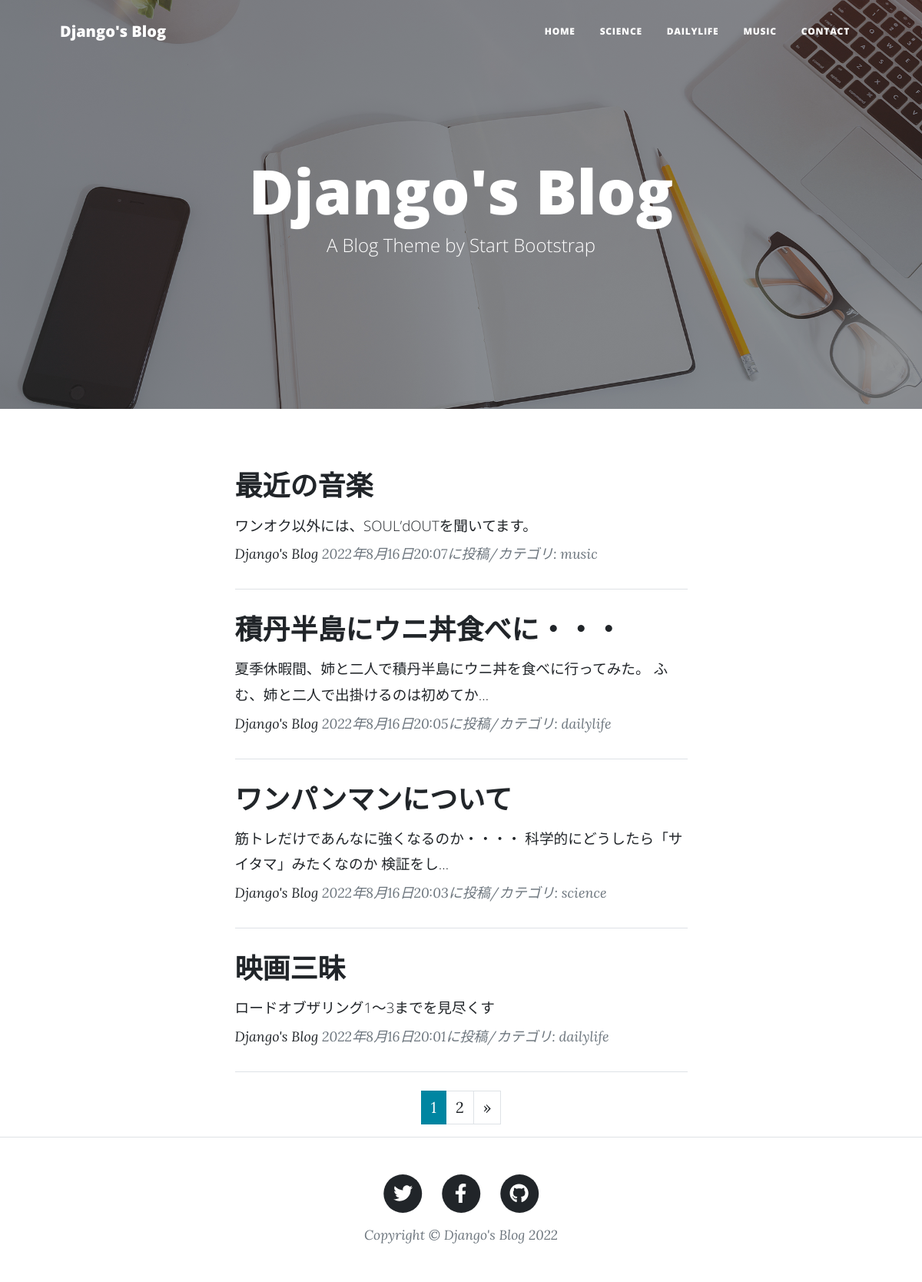
The page / on the database its author committed.
### blogapp/models.py (models this page shows, shortened)
class BlogPost(models.Model):
    CATEGORY = (('science', '科学について'), ('dailylife', '日常について'), ('music', '音楽について'))
    title = models.CharField(
        verbose_name = 'タイトル', # フィールドタイトル
        max_length=200 # 最大文字数200
        )
    content = models.TextField(
        verbose_name= '本文' # フィールドタイトル
        )
    posted_at = models.DateTimeField(
        verbose_name='カテゴリ', # フィールドタイトル
        auto_now_add=True # 日時自動追加
        )
    category = models.CharField(
        verbose_name= 'カテゴリ', # フィールドタイトル
        max_length=50, choices=CATEGORY # 最大文字数50
        )

### blogapp/views.py (the view)
# urls.py: path('', views.IndexView.as_view(), name='index'),
class IndexView(ListView):
    template_name = 'index.html'
    context_object_name = 'orderby_records'
    queryset = BlogPost.objects.order_by('-posted_at')
    paginate_by = 4

### blogapp/templates/index.html (shortened to what this page needs)
{% extends 'base.html' %}
{% load static %}
        {% block header %}
        <header class="masthead"
                style="background-image: url({% static 'assets/img/home-bg.jpg' %})">
            <div class="container position-relative px-4 px-lg-5">
                <div class="row gx-4 gx-lg-5 justify-content-center">
                    <div class="col-md-10 col-lg-8 col-xl-7">
                        <div class="site-heading">
                            <h1>Django's Blog</h1>
                            <span class="subheading">
                                A Blog Theme by Start Bootstrap
                            </span>
                        </div>
                    </div>
                </div>
            </div>
        </header>
        {% endblock %}
        {% block contents %}
        <div class="container px-4 px-lg-5">
            <div class="row gx-4 gx-lg-5 justify-content-center">
                <div class="col-md-10 col-lg-8 col-xl-7">
                {% for record in orderby_records %}
                    <div class="post-preview">
                        <a href="{% url 'blogapp:blog_detail' record.pk %}">
                            <h2 class="post-title">
                            {{record.title}}</h2>
                            <h3 class="post-subtitle">
                                <span style="font-size : 14pt">
                                {{record.content|truncatechars:50}}
                                </span>
                            </h3>
                        </a>
                        <p class="post-meta">
                            <a href="#">Django's Blog</a>
                            {{record.posted_at}}に投稿/カテゴリ:
                            {{record.category}}</p>
                    </div>
                    <hr class="my-4" />
                    {% endfor %}
                    {% include "pagination.html" %}
                </div>
            </div>
        </div>
        {% endblock %}

### blogapp/templates/base.html (shortened to what this page needs)
{% load static %}
<!DOCTYPE html>
<html lang="ja">
    <head>
        <link href={% static "css/styles.css" %} rel="stylesheet" />
    </head>
    <body>
        <nav class="navbar navbar-expand-lg navbar-light" id="mainNav">
            <div class="container px-4 px-lg-5">
                <a class="navbar-brand" href={% url "blogapp:index" %}>Django's Blog</a>
                <div class="collapse navbar-collapse" id="navbarResponsive">
                    <ul class="navbar-nav ms-auto py-4 py-lg-0">
                        <li class="nav-item"><a class="nav-link px-lg-3 py-3 py-lg-4" href="{% url 'blogapp:index' %}">Home</a></li>
                        <li class="nav-item"><a class="nav-link px-lg-3 py-3 py-lg-4" href="{% url 'blogapp:science_list' %}">SCIENCE</a></li>
                        <li class="nav-item"><a class="nav-link px-lg-3 py-3 py-lg-4" href="{% url 'blogapp:dailylife_list' %}">DAILYLIFE</a></li>
                        <li class="nav-item"><a class="nav-link px-lg-3 py-3 py-lg-4" href="{% url 'blogapp:music_list' %}">MUSIC</a></li>
                        <li class="nav-item"><a class="nav-link px-lg-3 py-3 py-lg-4" href="{% url 'blogapp:contact' %}">CONTACT</a>
                    </ul>
                </div>
            </div>
        </nav>
        {% block header %}{% endblock %}
        {% block contents %}{% endblock %}
        <footer class="border-top">
            <div class="container px-4 px-lg-5">
                <div class="row gx-4 gx-lg-5 justify-content-center">
                    <div class="col-md-10 col-lg-8 col-xl-7">
                        <ul class="list-inline text-center">
                            <li class="list-inline-item">
                                <a href="https://twitter.com/">
                                    <span class="fa-stack fa-lg">
                                        <i class="fas fa-circle fa-stack-2x"></i>
                                        <i class="fab fa-twitter fa-stack-1x fa-inverse"></i>
                                    </span>
                                </a>
                            </li>
                            <li class="list-inline-item">
                                <a href="httpss://facebook.com/">
                                    <span class="fa-stack fa-lg">
                                        <i class="fas fa-circle fa-stack-2x"></i>
                                        <i class="fab fa-facebook-f fa-stack-1x fa-inverse"></i>
                                    </span>
                                </a>
                            </li>
                            <li class="list-inline-item">
                                <a href="https://github.co.jp/">
                                    <span class="fa-stack fa-lg">
                                        <i class="fas fa-circle fa-stack-2x"></i>
                                        <i class="fab fa-github fa-stack-1x fa-inverse"></i>
                                    </span>
                                </a>
                            </li>
                        </ul>
                        <div class="small text-center text-muted fst-italic">Copyright &copy; Django's Blog 2022</div>
                    </div>
                </div>
            </div>
        </footer>
    </body>
</html>

### blogapp/templates/pagination.html (shortened to what this page needs)
<ul class="pagination"
    style="justify-content:center">
    {% for num in page_obj.paginator.page_range %}
        {% if page_obj.number == num %}
        <li class="page-item active">
            <span class="page-link">{{ num }}</span>
        </li>
        {% else %}
        <li class="page-item">
            <a class="page-link" href="?page={{ num }}">{{ num }}</a>
        </li>
        {% endif %}
    {% endfor %}
    {% if page_obj.has_next %}
    <li class="page-item">
        <a class="page-link"
            href="?page={{ page_obj.next_page_number }}"
            aria-label="Next">
            <span aria-hidden="true">&raquo;</span>
        </a>
    </li>
    {% endif %}
</ul>

### rows shown on the page
BlogPost: title "最近の音楽", content "ワンオク以外には、SOUL’dOUTを聞いてます。", posted_at "2022年8月16日20:07", category "music"
BlogPost: title "積丹半島にウニ丼食べに・・・", content "夏季休暇間、姉と二人で積丹半島にウニ丼を食べに行ってみた。 ふむ、姉と二人で出掛けるのは初めてか…", posted_at "2022年8月16日20:05", category "dailylife"
BlogPost: title "ワンパンマンについて", content "筋トレだけであんなに強くなるのか・・・・ 科学的にどうしたら「サイタマ」みたくなのか 検証をし…", posted_at "2022年8月16日20:03", category "science"
BlogPost: title "映画三昧", content "ロードオブザリング1〜3までを見尽くす", posted_at "2022年8月16日20:01", category "dailylife"

### other values the page prints
{{ num }} "1"
{{ num }} "2"
